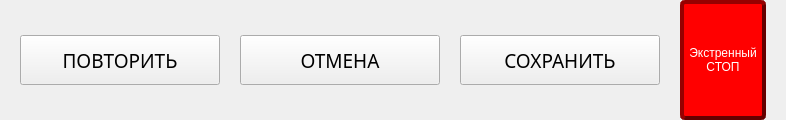
            <widget class="QFrame" name="run_test_btn_frame">
             <property name="maximumSize">
              <size>
               <width>16777215</width>
               <height>120</height>
              </size>
             </property>
             <property name="frameShape">
              <enum>QFrame::NoFrame</enum>
             </property>
             <property name="frameShadow">
              <enum>QFrame::Raised</enum>
             </property>
             <layout class="QHBoxLayout" name="horizontalLayout_9">
              <property name="spacing">
               <number>20</number>
              </property>
              <property name="leftMargin">
               <number>20</number>
              </property>
              <property name="topMargin">
               <number>0</number>
              </property>
              <property name="rightMargin">
               <number>20</number>
              </property>
              <property name="bottomMargin">
               <number>0</number>
              </property>
              <item>
               <widget class="QPushButton" name="run_test_repeat_btn">
                <property name="minimumSize">
                 <size>
                  <width>200</width>
                  <height>50</height>
                 </size>
                </property>
                <property name="maximumSize">
                 <size>
                  <width>200</width>
                  <height>50</height>
                 </size>
                </property>
                <property name="font">
                 <font>
                  <family>Arial Black</family>
                  <pointsize>14</pointsize>
                 </font>
                </property>
                <property name="text">
                 <string>ПОВТОРИТЬ</string>
                </property>
               </widget>
              </item>
              <item>
               <widget class="QPushButton" name="run_test_cancel_btn">
                <property name="minimumSize">
                 <size>
                  <width>200</width>
                  <height>50</height>
                 </size>
                </property>
                <property name="maximumSize">
                 <size>
                  <width>200</width>
                  <height>50</height>
                 </size>
                </property>
                <property name="font">
                 <font>
                  <family>Arial Black</family>
                  <pointsize>14</pointsize>
                 </font>
                </property>
                <property name="text">
                 <string>ОТМЕНА</string>
                </property>
               </widget>
              </item>
              <item>
               <widget class="QPushButton" name="run_test_save_btn">
                <property name="minimumSize">
                 <size>
                  <width>200</width>
                  <height>50</height>
                 </size>
                </property>
                <property name="maximumSize">
                 <size>
                  <width>200</width>
                  <height>50</height>
                 </size>
                </property>
                <property name="font">
                 <font>
                  <family>Arial Black</family>
                  <pointsize>14</pointsize>
                 </font>
                </property>
                <property name="text">
                 <string>СОХРАНИТЬ</string>
                </property>
               </widget>
              </item>
              <item alignment="Qt::AlignRight">
               <widget class="QPushButton" name="run_extra_stop_btn">
                <property name="minimumSize">
                 <size>
                  <width>0</width>
                  <height>120</height>
                 </size>
                </property>
                <property name="maximumSize">
                 <size>
                  <width>280</width>
                  <height>120</height>
                 </size>
                </property>
                <property name="styleSheet">
                 <string notr="true">QPushButton 
{
	background-color:rgb(255, 0, 0);
	
	border: 4px rgb(100, 0, 0);
	border-radius: 5px;
	border-style: outset;
	
	padding: 5px;
	
	color: rgb(255, 255, 255);
	font: 87 28pt &quot;Arial Black&quot;;

}

QPushButton:hover
{
	background-color:rgb(100, 0, 0);
}


QPushButton:pressed
{
	border-style: inset;
}</string>
                </property>
                <property name="text">
                 <string>Экстренный
СТОП</string>
                </property>
               </widget>
              </item>
             </layout>
            </widget>
